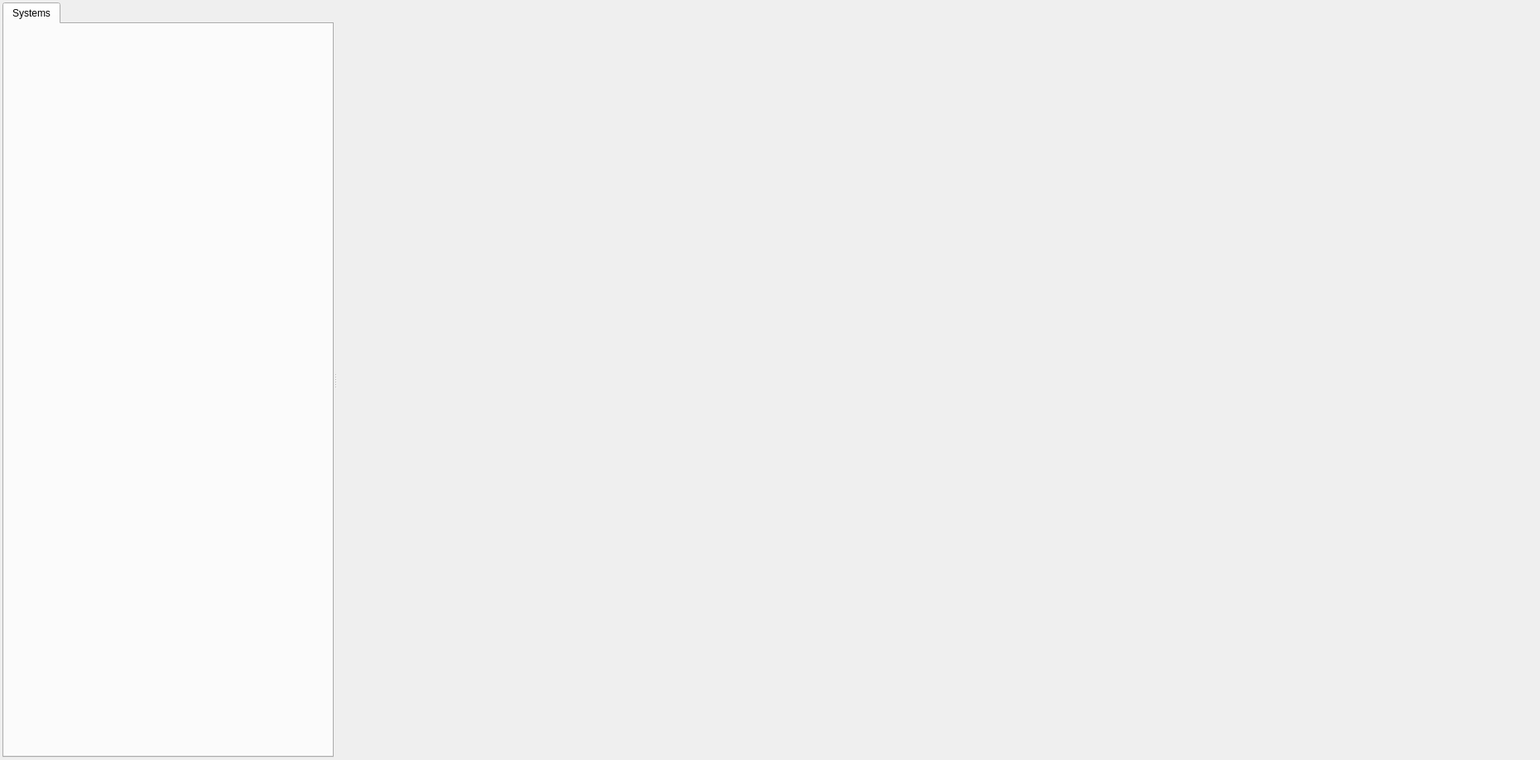
<?xml version="1.0" encoding="UTF-8"?>
<ui version="4.0">
 <class>page_ContentView</class>
 <widget class="QWidget" name="page_ContentView">
  <property name="geometry">
   <rect>
    <x>0</x>
    <y>0</y>
    <width>1860</width>
    <height>918</height>
   </rect>
  </property>
  <property name="windowTitle">
   <string>Form</string>
  </property>
  <layout class="QHBoxLayout" name="horizontalLayout">
   <property name="leftMargin">
    <number>3</number>
   </property>
   <property name="topMargin">
    <number>3</number>
   </property>
   <property name="rightMargin">
    <number>3</number>
   </property>
   <property name="bottomMargin">
    <number>3</number>
   </property>
   <item>
    <widget class="QSplitter" name="splitter">
     <property name="sizePolicy">
      <sizepolicy hsizetype="Expanding" vsizetype="Expanding">
       <horstretch>4</horstretch>
       <verstretch>0</verstretch>
      </sizepolicy>
     </property>
     <property name="orientation">
      <enum>Qt::Horizontal</enum>
     </property>
     <widget class="QWidget" name="widget_Content_Left" native="true">
      <property name="enabled">
       <bool>true</bool>
      </property>
      <property name="sizePolicy">
       <sizepolicy hsizetype="Minimum" vsizetype="Expanding">
        <horstretch>0</horstretch>
        <verstretch>0</verstretch>
       </sizepolicy>
      </property>
      <property name="minimumSize">
       <size>
        <width>400</width>
        <height>0</height>
       </size>
      </property>
      <property name="maximumSize">
       <size>
        <width>500</width>
        <height>16777215</height>
       </size>
      </property>
      <layout class="QVBoxLayout" name="verticalLayout_2" stretch="0">
       <property name="spacing">
        <number>3</number>
       </property>
       <property name="leftMargin">
        <number>0</number>
       </property>
       <property name="topMargin">
        <number>0</number>
       </property>
       <property name="rightMargin">
        <number>0</number>
       </property>
       <property name="bottomMargin">
        <number>0</number>
       </property>
       <item>
        <widget class="QTabWidget" name="content_left_tab_widget">
         <property name="sizePolicy">
          <sizepolicy hsizetype="Preferred" vsizetype="Preferred">
           <horstretch>0</horstretch>
           <verstretch>0</verstretch>
          </sizepolicy>
         </property>
         <property name="styleSheet">
          <string notr="true"/>
         </property>
         <property name="currentIndex">
          <number>0</number>
         </property>
         <widget class="QWidget" name="tab_Assets">
          <attribute name="title">
           <string>Systems</string>
          </attribute>
          <layout class="QVBoxLayout" name="verticalLayout_5">
           <property name="leftMargin">
            <number>0</number>
           </property>
           <property name="topMargin">
            <number>0</number>
           </property>
           <property name="rightMargin">
            <number>0</number>
           </property>
           <property name="bottomMargin">
            <number>0</number>
           </property>
          </layout>
         </widget>
        </widget>
       </item>
      </layout>
     </widget>
     <widget class="QWidget" name="widget_Content_Viewer" native="true">
      <property name="sizePolicy">
       <sizepolicy hsizetype="Expanding" vsizetype="Preferred">
        <horstretch>3</horstretch>
        <verstretch>0</verstretch>
       </sizepolicy>
      </property>
      <layout class="QVBoxLayout" name="verticalLayout_17" stretch="0">
       <property name="leftMargin">
        <number>0</number>
       </property>
       <property name="topMargin">
        <number>0</number>
       </property>
       <property name="rightMargin">
        <number>0</number>
       </property>
       <property name="bottomMargin">
        <number>3</number>
       </property>
       <item>
        <widget class="QWidget" name="widget_2" native="true">
         <property name="sizePolicy">
          <sizepolicy hsizetype="Preferred" vsizetype="Preferred">
           <horstretch>0</horstretch>
           <verstretch>0</verstretch>
          </sizepolicy>
         </property>
         <layout class="QVBoxLayout" name="preview_widget_layout">
          <property name="spacing">
           <number>0</number>
          </property>
          <property name="leftMargin">
           <number>0</number>
          </property>
          <property name="topMargin">
           <number>0</number>
          </property>
          <property name="rightMargin">
           <number>0</number>
          </property>
          <property name="bottomMargin">
           <number>0</number>
          </property>
         </layout>
        </widget>
       </item>
      </layout>
     </widget>
    </widget>
   </item>
  </layout>
 </widget>
 <resources/>
 <connections/>
</ui>
